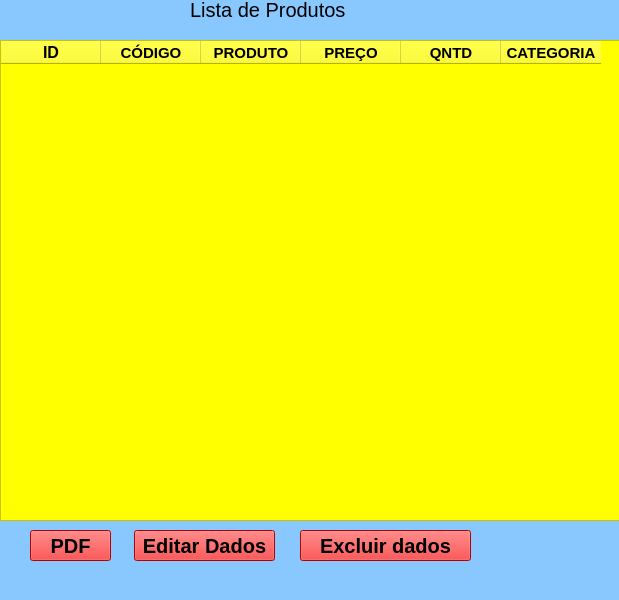
<?xml version="1.0" encoding="UTF-8"?>
<ui version="4.0">
 <class>MainWindow</class>
 <widget class="QMainWindow" name="MainWindow">
  <property name="geometry">
   <rect>
    <x>0</x>
    <y>0</y>
    <width>619</width>
    <height>600</height>
   </rect>
  </property>
  <property name="windowTitle">
   <string>MainWindow</string>
  </property>
  <property name="styleSheet">
   <string notr="true">background-color: rgb(137, 200, 255);</string>
  </property>
  <widget class="QWidget" name="centralwidget">
   <widget class="QLabel" name="label">
    <property name="geometry">
     <rect>
      <x>190</x>
      <y>0</y>
      <width>161</width>
      <height>20</height>
     </rect>
    </property>
    <property name="font">
     <font>
      <pointsize>15</pointsize>
     </font>
    </property>
    <property name="text">
     <string>Lista de Produtos</string>
    </property>
   </widget>
   <widget class="QTableWidget" name="tableWidget">
    <property name="geometry">
     <rect>
      <x>0</x>
      <y>40</y>
      <width>621</width>
      <height>481</height>
     </rect>
    </property>
    <property name="styleSheet">
     <string notr="true">background-color: rgb(255, 255, 0);</string>
    </property>
    <column>
     <property name="text">
      <string>ID</string>
     </property>
     <property name="font">
      <font>
       <pointsize>12</pointsize>
       <weight>75</weight>
       <bold>true</bold>
      </font>
     </property>
    </column>
    <column>
     <property name="text">
      <string>CÓDIGO</string>
     </property>
     <property name="font">
      <font>
       <pointsize>11</pointsize>
       <weight>75</weight>
       <bold>true</bold>
      </font>
     </property>
    </column>
    <column>
     <property name="text">
      <string>PRODUTO</string>
     </property>
     <property name="font">
      <font>
       <pointsize>11</pointsize>
       <weight>75</weight>
       <bold>true</bold>
      </font>
     </property>
    </column>
    <column>
     <property name="text">
      <string>PREÇO</string>
     </property>
     <property name="font">
      <font>
       <pointsize>11</pointsize>
       <weight>75</weight>
       <bold>true</bold>
      </font>
     </property>
    </column>
    <column>
     <property name="text">
      <string>QNTD</string>
     </property>
     <property name="font">
      <font>
       <pointsize>11</pointsize>
       <weight>75</weight>
       <bold>true</bold>
      </font>
     </property>
    </column>
    <column>
     <property name="text">
      <string>CATEGORIA</string>
     </property>
     <property name="font">
      <font>
       <pointsize>11</pointsize>
       <weight>75</weight>
       <bold>true</bold>
      </font>
     </property>
    </column>
   </widget>
   <widget class="QPushButton" name="pushButton">
    <property name="geometry">
     <rect>
      <x>30</x>
      <y>530</y>
      <width>81</width>
      <height>31</height>
     </rect>
    </property>
    <property name="font">
     <font>
      <pointsize>15</pointsize>
      <weight>75</weight>
      <bold>true</bold>
     </font>
    </property>
    <property name="styleSheet">
     <string notr="true">background-color: rgb(255, 0, 0);</string>
    </property>
    <property name="text">
     <string>PDF</string>
    </property>
   </widget>
   <widget class="QPushButton" name="pushButton_2">
    <property name="geometry">
     <rect>
      <x>300</x>
      <y>530</y>
      <width>171</width>
      <height>31</height>
     </rect>
    </property>
    <property name="font">
     <font>
      <pointsize>15</pointsize>
      <weight>75</weight>
      <bold>true</bold>
     </font>
    </property>
    <property name="styleSheet">
     <string notr="true">color: rgb(0, 0, 0);
background-color: rgb(255, 0, 0);</string>
    </property>
    <property name="text">
     <string>Excluir dados</string>
    </property>
   </widget>
   <widget class="QPushButton" name="pushButton_3">
    <property name="geometry">
     <rect>
      <x>134</x>
      <y>530</y>
      <width>141</width>
      <height>31</height>
     </rect>
    </property>
    <property name="font">
     <font>
      <pointsize>15</pointsize>
      <weight>75</weight>
      <bold>true</bold>
     </font>
    </property>
    <property name="styleSheet">
     <string notr="true">color: rgb(0, 0, 0);
background-color: rgb(255, 0, 0);</string>
    </property>
    <property name="text">
     <string>Editar Dados</string>
    </property>
   </widget>
  </widget>
  <widget class="QMenuBar" name="menubar">
   <property name="geometry">
    <rect>
     <x>0</x>
     <y>0</y>
     <width>619</width>
     <height>21</height>
    </rect>
   </property>
  </widget>
  <widget class="QStatusBar" name="statusbar"/>
 </widget>
 <resources/>
 <connections/>
</ui>
